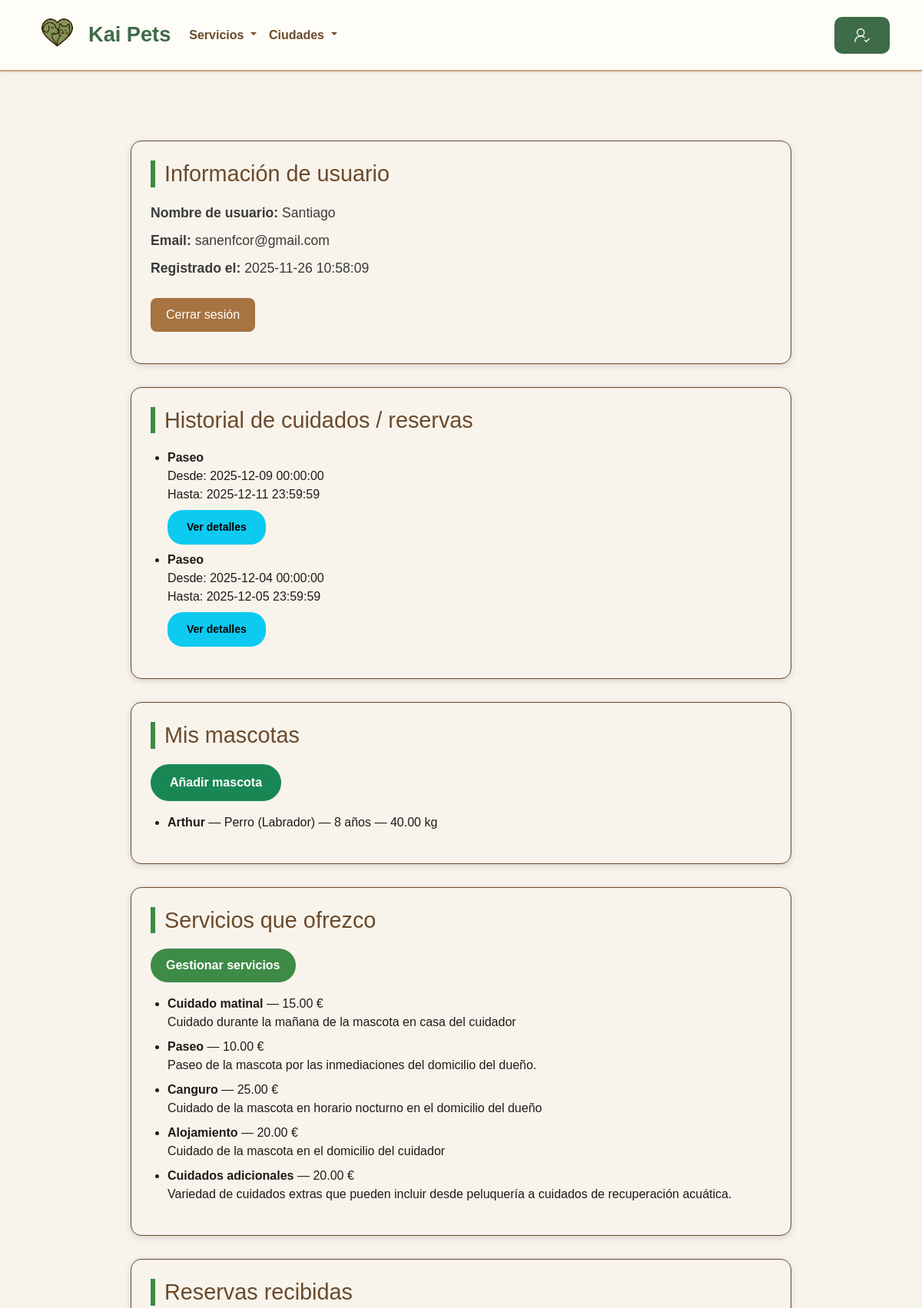
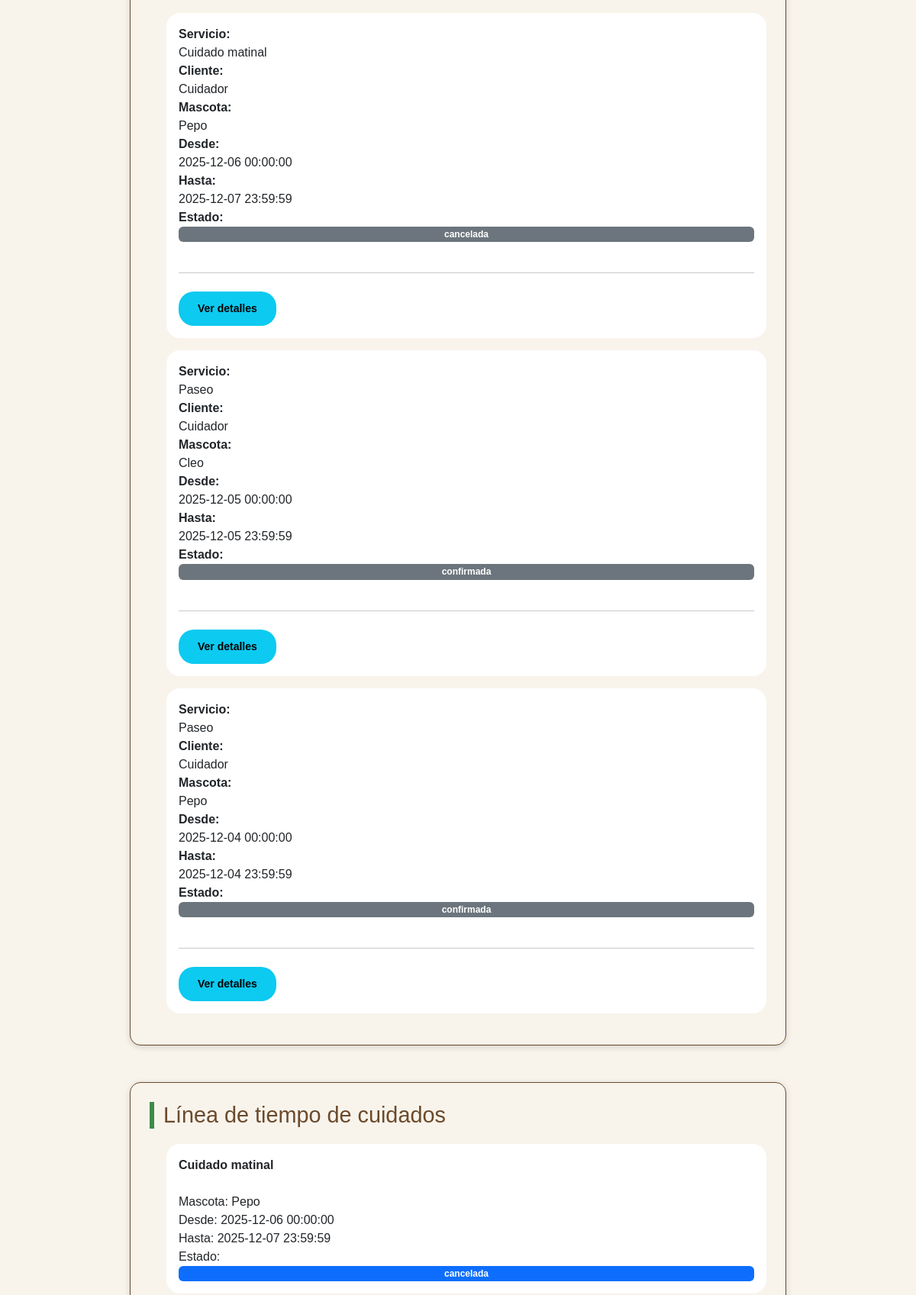
The page /pags/perfil.php (signed in, upper part) on the database its author committed (2 pictures, top to bottom).
### tables this page shows
CREATE TABLE `usuarios` (
  `id` int(11) NOT NULL,
  `nombre` varchar(100) NOT NULL,
  `apellido` varchar(200) NOT NULL,
  `email` varchar(255) NOT NULL,
  `password` varchar(255) NOT NULL,
  `telefono` int(9) NOT NULL,
  `direccion` varchar(255) NOT NULL,
  `registro` timestamp NOT NULL DEFAULT current_timestamp(),
  `terminos` tinyint(1) NOT NULL DEFAULT 0,
  `admin` tinyint(1) NOT NULL DEFAULT 0,
  `cuidador` tinyint(1) NOT NULL DEFAULT 0,
  `ciudad_id` int(11) NOT NULL DEFAULT 1
);

CREATE TABLE `reservas` (
  `id_reserva` int(11) NOT NULL,
  `id_usuario` int(11) NOT NULL,
  `id_cuidador` int(11) NOT NULL,
  `id_mascota` int(11) NOT NULL,
  `id_servicio` int(11) NOT NULL,
  `tipo_reserva` enum('dias','horas') NOT NULL,
  `fecha_reserva` datetime NOT NULL,
  `fecha_inicio` datetime NOT NULL,
  `fecha_fin` datetime NOT NULL,
  `horas` int(11) DEFAULT NULL,
  `estado_reserva` enum('pendiente','confirmada','cancelada','realizada') NOT NULL DEFAULT 'pendiente',
  `precio_final` decimal(10,2) DEFAULT NULL,
  `notas` text DEFAULT NULL
);

CREATE TABLE `servicios` (
  `id_servicio` int(11) NOT NULL,
  `nombre` varchar(255) NOT NULL,
  `descripcion` text DEFAULT NULL,
  `precio` decimal(10,2) NOT NULL
);

CREATE TABLE `mascotas` (
  `id` int(11) NOT NULL,
  `nombre` varchar(100) NOT NULL,
  `edad` int(3) NOT NULL,
  `peso` decimal(5,2) DEFAULT NULL,
  `usuario_id` int(11) NOT NULL,
  `especie` varchar(255) NOT NULL,
  `raza` varchar(255) NOT NULL,
  `rating` decimal(10,0) NOT NULL DEFAULT 0
);

CREATE TABLE `cuidador_servicio` (
  `id` int(11) NOT NULL,
  `cuidador_id` int(11) NOT NULL,
  `servicio_id` int(11) NOT NULL,
  `precio` decimal(10,2) NOT NULL DEFAULT 0.00
);

### pags/perfil.php (the view, shortened to what this page needs)
<?php
require_once __DIR__ . "/../php/conn_db.php";
?>
<!DOCTYPE html>
<html lang="es">
<head>
    <link href="https://cdn.jsdelivr.net/npm/bootstrap@5.3.2/dist/css/bootstrap.min.css" rel="stylesheet">
    <link rel="stylesheet" href="/KaiPets/src/css/style.css">
    <link rel="stylesheet" href="/KaiPets/src/css/perfil.css">
</head>
<body>
    <?php include __DIR__ . '/../componentes/header.php'; ?>
    <main class="main-content">
        <section class="perfil-info">
            <h2 class="Titulo_Usu">Información de usuario</h2>
            <div class="Info_Usu">
                <p><strong>Nombre de usuario:</strong> <?= htmlspecialchars($usuario['nombre']) ?></p>
                <p><strong>Email:</strong> <?= htmlspecialchars($usuario['email']) ?></p>
                <p><strong>Registrado el:</strong>
                    <?php
                    try {
                        $stmt = $conn->prepare("SELECT registro FROM usuarios WHERE id = :id");
                        $stmt->execute([':id' => $usuario['id']]);
                        $data = $stmt->fetch(PDO::FETCH_ASSOC);
                        echo $data ? htmlspecialchars($data['registro']) : "No disponible";
                    } catch (PDOException $e) {
                        echo "<span style='color:red;'>Error: " . htmlspecialchars($e->getMessage()) . "</span>";
                    }
                    ?>
                </p>
            </div>
            <p class="Boton_Sesion">
                <a href="/KaiPets/php/logout.php" style="text-decoration:none;color:black;">
                    Cerrar sesión
                </a>
            </p>
        </section>
        <section class="perfil-historial">
            <h2 class="Titutlo_Pedidos">Historial de cuidados / reservas</h2>
            <?php
            $stmt = $conn->prepare("
                SELECT r.*, s.nombre AS servicio
                FROM reservas r
                JOIN servicios s ON s.id_servicio = r.id_servicio
                WHERE r.id_usuario = :id
                ORDER BY r.fecha_inicio DESC
            ");
            $stmt->execute([':id' => $usuario['id']]);
            $reservas = $stmt->fetchAll(PDO::FETCH_ASSOC);
            if (!$reservas) {
                echo "<p>No tienes reservas todavía.</p>";
            } else {
                echo "<ul class='lista-reservas'>";
                foreach ($reservas as $r) {
                    echo "<li>
                        <strong>{$r['servicio']}</strong><br>
                        Desde: {$r['fecha_inicio']}<br>
                        Hasta: {$r['fecha_fin']}<br>
                        <button class='btn btn-sm btn-info mt-2'
                                style='border-radius:20px;'
                                onclick='verDetallesReserva(" . $r['id_reserva'] . ")'>
                            Ver detalles
                        </button>
                    </li>";
                }
                echo "</ul>";
            }
            ?>
        </section>
        <section class="perfil-mascotas">
            <h2 class="Titulo_Mascotas">Mis mascotas</h2>
            <a href="/KaiPets/php/mascota_registro.php" class="btn btn-success mb-3" style="border-radius:25px;">
                Añadir mascota
            </a>
            <?php
            try {
                $stmt = $conn->prepare("SELECT * FROM mascotas WHERE usuario_id = :id");
                $stmt->execute([':id' => $usuario['id']]);
                $mascotas = $stmt->fetchAll(PDO::FETCH_ASSOC);
                if ($mascotas) {
                    echo "<ul>";
                    foreach ($mascotas as $m) {
                        echo "<li><strong>{$m['nombre']}</strong> — {$m['especie']} ({$m['raza']}) — {$m['edad']} años — {$m['peso']} kg</li>";
                    }
                    echo "</ul>";
                } else {
                    echo "<p>No tienes mascotas registradas.</p>";
                }
            } catch (PDOException $e) {
                echo "<p style='color:red;'>Error al cargar mascotas: " . htmlspecialchars($e->getMessage()) . "</p>";
            }
            ?>
        </section>
        <?php if ($usuario['cuidador'] == 1): ?>
            <section class="perfil-servicios">
            <h2 class="titulo_servicios">Servicios que ofrezco</h2>
            <a href="/KaiPets/pags/gestionar_servicios.php" class="btn btn-primary mb-3"
            style="border-radius: 25px; padding: 10px 20px; font-weight: 600;">
                Gestionar servicios
            </a>
            <?php
            try {
                $stmt = $conn->prepare("
                    SELECT cs.precio, s.nombre, s.descripcion
                    FROM cuidador_servicio cs
                    JOIN servicios s ON s.id_servicio = cs.servicio_id
                    WHERE cs.cuidador_id = :id
                ");
                $stmt->execute([':id' => $usuario['id']]);
                $servicios = $stmt->fetchAll(PDO::FETCH_ASSOC);
                if ($servicios) {
                    echo "<ul>";
                    foreach ($servicios as $s) {
                        echo "<li>
                            <strong>" . htmlspecialchars($s['nombre']) . "</strong> —
                            " . number_format($s['precio'], 2) . " €
                            <br>
                            " . htmlspecialchars($s['descripcion']) . "
                        </li>";
                    }
                    echo "</ul>";
                } else {
                    echo "<p>No tienes servicios publicados.</p>";
                }
            } catch (PDOException $e) {
                echo "<p style='color:red;'>Error cargando servicios: " . htmlspecialchars($e->getMessage()) . "</p>";
            }
            ?>
        </section>
        <section class="perfil-reservas-cuidador">
            <h2 class="Titulo_Reservas_Cuidador">Reservas recibidas</h2>
            <?php
            try {
                $sql = "
                    SELECT r.*,
                        m.nombre AS mascota_nombre,
                        u.nombre AS cliente_nombre,
                        s.nombre AS servicio_nombre
                    FROM reservas r
                    JOIN usuarios u ON u.id = r.id_usuario
                    LEFT JOIN mascotas m ON m.id = r.id_mascota
                    JOIN servicios s ON s.id_servicio = r.id_servicio
                    WHERE r.id_cuidador = :id
                    ORDER BY r.fecha_inicio DESC
                ";
                $stmt = $conn->prepare($sql);
                $stmt->execute([':id' => $usuario['id']]);
                $reservas_cuidador = $stmt->fetchAll(PDO::FETCH_ASSOC);
                if ($reservas_cuidador) {
                    echo "<ul class='lista-reservas-cuidador'>";
                    foreach ($reservas_cuidador as $r) {
                        $mascota = $r['mascota_nombre'] ?? "Sin asignar";
                        echo "<li class='card mb-3 p-3'>
                                <strong>Servicio:</strong> {$r['servicio_nombre']}<br>
                                <strong>Cliente:</strong> {$r['cliente_nombre']}<br>
                                <strong>Mascota:</strong> {$mascota}<br>
                                <strong>Desde:</strong> {$r['fecha_inicio']}<br>
                                <strong>Hasta:</strong> {$r['fecha_fin']}<br>
                                <strong>Estado:</strong> <span class='badge bg-secondary'>{$r['estado_reserva']}</span><br>
                                <hr>
                                <div class='d-flex gap-2'>
                                    <button class='btn btn-sm btn-info mt-2'
                                            style='border-radius:20px;'
                                            onclick='verDetallesReserva(" . $r['id_reserva'] . ")'>
                                        Ver detalles
                                    </button>";
                        echo "</div>
                            </li>";
                    }
                    echo "</ul>";
                } else {
                    echo "<p>No tienes reservas como cuidador.</p>";
                }
            } catch (PDOException $e) {
                echo "<p style='color:red;'>Error al cargar reservas: " . htmlspecialchars($e->getMessage()) . "</p>";
            }
            ?>
        </section>
        <section class="timeline-cuidador mt-5">
            <h2 class="Titulo_Timeline">Línea de tiempo de cuidados</h2>
            <?php
            $sql = "
                SELECT fecha_inicio, fecha_fin, 'reserva' AS tipo, estado_reserva AS estado,
                    s.nombre AS servicio, m.nombre AS mascota
                FROM reservas r
                JOIN servicios s ON s.id_servicio = r.id_servicio
                LEFT JOIN mascotas m ON m.id = r.id_mascota
                WHERE r.id_cuidador = :id
                UNION ALL
                SELECT fecha_inicio, fecha_fin, 'historial' AS tipo, 'finalizado' AS estado,
                    'Cuidado finalizado' AS servicio, m.nombre AS mascota
                FROM historial_cuidados h
                LEFT JOIN mascotas m ON m.id = h.mascota_id
                WHERE h.cuidador_id = :id
                ORDER BY fecha_inicio DESC
            ";
            $stmt = $conn->prepare($sql);
            $stmt->execute([':id' => $usuario['id']]);
            $timelogs = $stmt->fetchAll(PDO::FETCH_ASSOC);
            if ($timelogs) {
                echo "<ul class='timeline-list'>";
                foreach ($timelogs as $t) {
                    echo "<li class='card p-3 mb-3'>
                        <strong>{$t['servicio']}</strong><br>
                        Mascota: {$t['mascota']}<br>
                        Desde: {$t['fecha_inicio']}<br>
                        Hasta: {$t['fecha_fin']}<br>
                        Estado: <span class='badge bg-primary'>{$t['estado']}</span>
                    </li>";
                }
                echo "</ul>";
            } else {
                echo "<p>No hay eventos aún.</p>";
            }
            ?>
        </section>
        <?php endif; ?>
    </main>
</body>
</html>

### src/css/style.css (style rules this page uses)
:root { --verde-oscuro: #3E6B48; --verde-claro: #7CAF7C; --marron-oscuro: #8B5E3C; --marron-claro: #C7A27C; --crema: #F7F2E8; --blanco: #FFFDF8; --negro: #1e1c19; }
body { background: var(--crema); color: var(--negro); font-family: 'Arial', sans-serif; }
.card { border-radius: 18px; border: none; }

### src/css/perfil.css (style rules this page uses)
:root { --crema: #f8f4ec; --marron: #a67341; --marron-oscuro: #6b4a2b; --verde: #3d8b46; --verde-claro: #52a85a; --gris: #ececec; --texto: #3a3a3a; }
.main-content { max-width: 900px; margin: 40px auto; padding: 20px; }
.btn { padding: 12px 25px; border-radius: 10px; font-weight: bold; cursor: pointer; text-decoration: none; border: none; transition: 0.2s; }
.btn-primary { background: var(--verde); color: white; }
section { background: var(--crema); border: 1px solid var(--marron-oscuro); padding: 25px; border-radius: 14px; box-shadow: 0 2px 8px rgba(0,0,0,0.15); margin: 30px auto; width: 100%; max-width: 900px; }
section h2 { color: var(--marron-oscuro); border-left: 6px solid var(--verde); padding-left: 12px; margin-bottom: 20px; font-size: 1.8rem; }
.Info_Usu p { font-size: 1.1rem; margin-bottom: 10px; color: var(--texto); }
.Boton_Sesion a { display: inline-block; padding: 10px 20px; background: var(--marron); color: white !important; border-radius: 8px; margin-top: 15px; transition: 0.2s; }
section ul, section ol { padding-left: 22px; }
section li { margin-bottom: 8px; line-height: 1.5; }
.Titulo_Mascotas, .titulo_servicios, .Titulo_Cuidados { border-left: 6px solid var(--verde); padding-left: 12px; }

### rows shown on the page
usuarios: registro "2025-11-26 10:58:09"
reservas: id_servicio.nombre "Paseo", fecha_inicio "2025-12-09 00:00:00", fecha_fin "2025-12-11 23:59:59"
reservas: id_servicio.nombre "Paseo", fecha_inicio "2025-12-04 00:00:00", fecha_fin "2025-12-05 23:59:59"
mascotas: nombre "Arthur", especie "Perro", raza "Labrador", edad "8", peso "40.00"
cuidador_servicio: servicio.nombre "Cuidado matinal", precio "15.00", servicio.descripcion "Cuidado durante la mañana de la mascota en casa del cuidador"
cuidador_servicio: servicio.nombre "Paseo", precio "10.00", servicio.descripcion "Paseo de la mascota por las inmediaciones del domicilio del dueño."
cuidador_servicio: servicio.nombre "Canguro", precio "25.00", servicio.descripcion "Cuidado de la mascota en horario nocturno en el domicilio del dueño"
cuidador_servicio: servicio.nombre "Alojamiento", precio "20.00", servicio.descripcion "Cuidado de la mascota en el domicilio del cuidador"
cuidador_servicio: servicio.nombre "Cuidados adicionales", precio "20.00", servicio.descripcion "Variedad de cuidados extras que pueden incluir desde peluquería a cuidados de recuperación acuática."
reservas: id_servicio.nombre "Cuidado matinal", id_usuario.nombre "Cuidador", id_mascota.nombre "Pepo", fecha_inicio "2025-12-06 00:00:00", fecha_fin "2025-12-07 23:59:59", estado_reserva "cancelada"
reservas: id_servicio.nombre "Paseo", id_usuario.nombre "Cuidador", id_mascota.nombre "Cleo", fecha_inicio "2025-12-05 00:00:00", fecha_fin "2025-12-05 23:59:59", estado_reserva "confirmada"
reservas: id_servicio.nombre "Paseo", id_usuario.nombre "Cuidador", id_mascota.nombre "Pepo", fecha_inicio "2025-12-04 00:00:00", fecha_fin "2025-12-04 23:59:59", estado_reserva "confirmada"

### other values the page prints
$usuario['nombre'] "Santiago"
$usuario['email'] "sanenfcor@gmail.com"
$t['servicio'] "Cuidado matinal"
$t['mascota'] "Pepo"
$t['fecha_inicio'] "2025-12-06 00:00:00"
$t['fecha_fin'] "2025-12-07 23:59:59"
$t['estado'] "cancelada"
